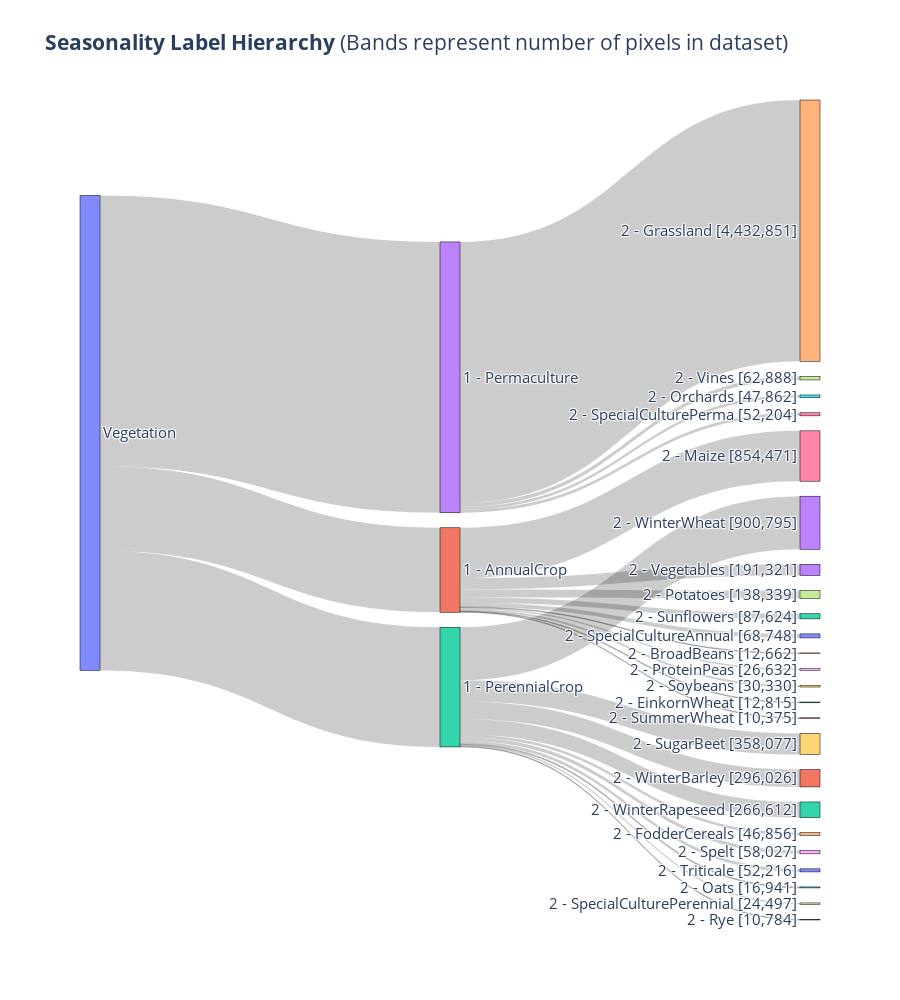

Notebook source saved alongside this figure:
### Code cell
# Prepare data for Sankey diagram
node_labels = ["Vegetation"]

# Create labels for tier 1 nodes
tier1_labels = [f"1 - {dataset_info['tier1'][i]}" for i in sorted(list(pixels_by_tier_category['tier1'].keys())) if i != 0]
node_labels.extend(tier1_labels)

# Create labels for tier 2 nodes
tier2_labels = [f"2 - {dataset_info['tier2'][i]} [{pixels_by_tier_category['tier2'][i]:,}]" for i in sorted(list(pixels_by_tier_category['tier2'].keys())) if i != 0]
node_labels.extend(tier2_labels)

# Create source and target lists based on the provided relationships
sources = []
targets = []
values = []

# Tier1 to Vegetation links
for i, t1_index in enumerate(tier1_labels):
    sources.append(0)  # Index of Vegetation node
    targets.append(i+1)  # Adjust index for tier 1 node
    values.append(pixels_by_tier_category['tier1'][i+1])

# Tier2 to Tier1 links
for i, t1_index in enumerate(tier2_to_tier1):
    if i == 0:
        continue
    targets.append(len(tier1_labels) + i)  # Adjust index for tier 2 node
    sources.append(t1_index)  # Adjust index for tier 1 node
    values.append(pixels_by_tier_category['tier2'][i])

# Create the Sankey diagram using Plotly
fig = go.Figure(data=[go.Sankey(
    node=dict(
        pad=15,
        thickness=20,
        line=dict(color="black", width=0.5),
        label=node_labels,
    ),
    link=dict(
        source=sources,
        target=targets,
        value=values
    ),
    arrangement='snap'
)])

fig.update_layout(title_text="<b>Seasonality Label Hierarchy</b> (Bands represent number of pixels in dataset)", font_size=15, height=1000)

fig.write_image("../assets/ZueriCrop_2.0_Seasonality_Reduced_Tiers_Sankey.pdf", width=1200, height=1500)

fig.show()

### Figure 1 — Plotly figure (JSON) as saved in the notebook; plotly's stock layout.template omitted (floating-point values rounded to 4 significant figures)
{"data": [{"arrangement": "snap", "link": {"source": [0, 0, 0, 1, 1, 1, 1, 1, 1, 1, 1, 1, 1, 2, 2, 2, 2, 2, 2, 2, 2, 2, 2, 3, 3, 3, 3], "target": [1, 2, 3, 4, 5, 6, 7, 8, 9, 10, 11, 12, 13, 14, 15, 16, 17, 18, 19, 20, 21, 22, 23, 24, 25, 26, 27], "value": [1433317, 2030831, 4595805, 12662, 12815, 854471, 138339, 26632, 30330, 68748, 10375, 87624, 191321, 46856, 16941, 10784, 24497, 58027, 358077, 52216, 296026, 266612, 900795, 4432851, 47862, 52204, 62888]}, "node": {"label": ["Vegetation", "1 - AnnualCrop", "1 - PerennialCrop", "1 - Permaculture", "2 - BroadBeans [12,662]", "2 - EinkornWheat [12,815]", "2 - Maize [854,471]", "2 - Potatoes [138,339]", "2 - ProteinPeas [26,632]", "2 - Soybeans [30,330]", "2 - SpecialCultureAnnual [68,748]", "2 - SummerWheat [10,375]", "2 - Sunflowers [87,624]", "2 - Vegetables [191,321]", "2 - FodderCereals [46,856]", "2 - Oats [16,941]", "2 - Rye [10,784]", "2 - SpecialCulturePerennial [24,497]", "2 - Spelt [58,027]", "2 - SugarBeet [358,077]", "2 - Triticale [52,216]", "2 - WinterBarley [296,026]", "2 - WinterRapeseed [266,612]", "2 - WinterWheat [900,795]", "2 - Grassland [4,432,851]", "2 - Orchards [47,862]", "2 - SpecialCulturePerma [52,204]", "2 - Vines [62,888]"], "line": {"color": "black", "width": 0.5}, "pad": 15, "thickness": 20}, "type": "sankey"}], "layout": {"font": {"size": 15}, "height": 1000, "title": {"text": "<b>Seasonality Label Hierarchy</b> (Bands represent number of pixels in dataset)"}}}
